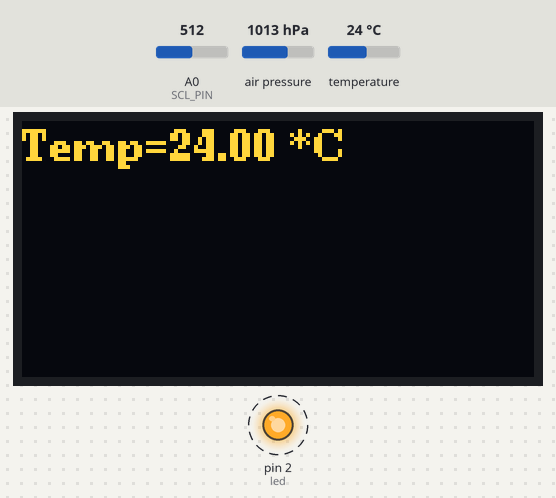
A sketch run on a simulated Arduino Uno, built with avr-gcc and run on an emulated ATmega328P. Shown: 128×64 one-colour display, output pins drawn as LEDs (lit = HIGH). Dashed ring = blinking. The inputs (shaded band) are chosen by the test bench; at power-on: temperature 24 °C, A0 (SCL_PIN) = 512, air pressure 1013 hPa. The OLED is the two-colour kind (top 16 rows yellow); what the sketch prints to the serial monitor is not drawn.

Above: at 0.77 s.
1.3 s: temperature set to 19 °C
At 2.16 s:
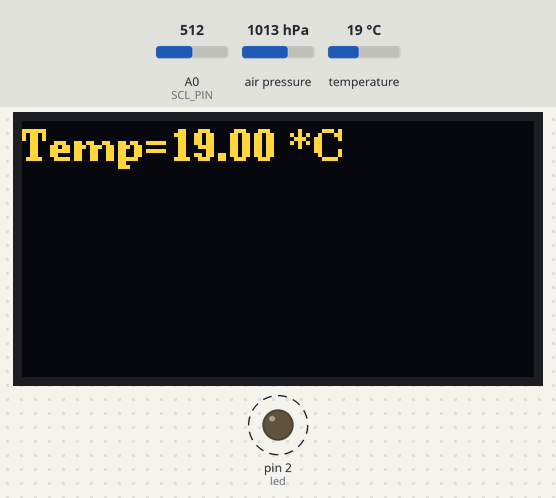
3.2 s: temperature set to 12 °C
4.9 s: temperature set to 28 °C
At 5.22 s:
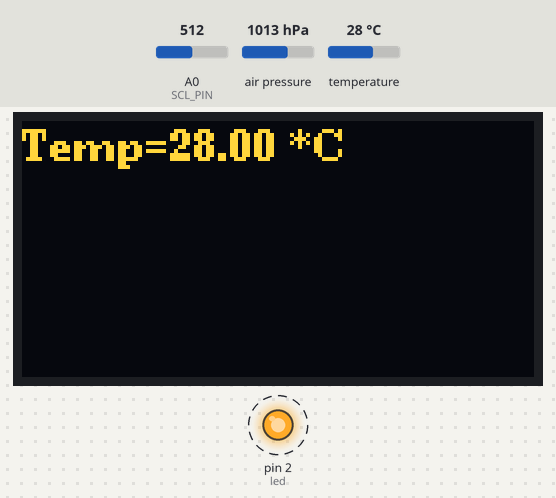
Timing chart, 0 to 12.6 s (numbered marks = the images above; inputs shaded):
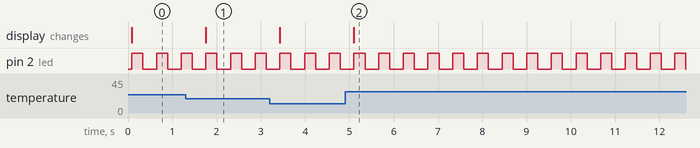

The sketch:

IdeasparkOledHelloWorldBmp180.ino
```cpp
/*


bmp180:
need Adafruit_BMP085
https://www.hackster.io/theguyknowstech/how-to-interface-bmp180-module-with-esp8266-iotguru-cloud-c6bcf3
*/

#include <Adafruit_BMP085.h>
Adafruit_BMP085 bmp;

#include <Arduino.h>
#include <U8g2lib.h>
#ifdef U8X8_HAVE_HW_SPI
#include <SPI.h>
#endif
#ifdef U8X8_HAVE_HW_I2C
#include <Wire.h>
#endif
#define SDA_PIN 12 //GPIO12 / 6
#define SCL_PIN 14 //GPIO14 / 5
U8G2_SSD1306_128X64_NONAME_F_SW_I2C u8g2(U8G2_R0, SCL_PIN, SDA_PIN, U8X8_PIN_NONE);

#define led 2 //BUILTIN_LED

// the setup routine runs once when you press reset:
void setup()
{
  // initialize serial communication at 9600 bits per second:
  Serial.begin(9600);
  pinMode(led, OUTPUT);
  u8g2.begin();

  if (!bmp.begin()) {
	  Serial.println("Could not find a valid BMP085/BMP180 sensor, check wiring!");
	while (1) {}
  }

}

void OledWrite(String text)
{
  u8g2.clearBuffer();
  u8g2.setFont(u8g2_font_ncenB08_tr);
  u8g2.drawStr(0,10,text.c_str());
  u8g2.sendBuffer();
}

// the loop routine runs over and over again forever:
void loop() {


  Serial.print("Temperature = ");
  Serial.print(bmp.readTemperature());
  Serial.println(" *C");

  float temp=bmp.readTemperature();
  String tempStr=String(temp);
  String tempText="Temp="+tempStr+" *C";
  Serial.println(tempText);
  OledWrite(tempText);

  Serial.print("Pressure = ");
  Serial.print(bmp.readPressure());
  Serial.println(" Pa");

  int sensorValue = analogRead(A0);
  String text="Sensor="+String(sensorValue);
  Serial.println(text);
  //OledWrite(text);

  digitalWrite(led, HIGH);
  delay(250);  // delay in between reads for stability

  digitalWrite(led, LOW);
  delay(250);  // delay in between reads for stability


}
```

Measured:
- after the input at 1.3 s, the display: changes after 0.46 s (image 1)
- after the input at 4.9 s, the display: changes after 0.20 s (image 2)
- by itself, pin 2 (led): alternates HIGH for 0.25 s and LOW for 0.31 s
